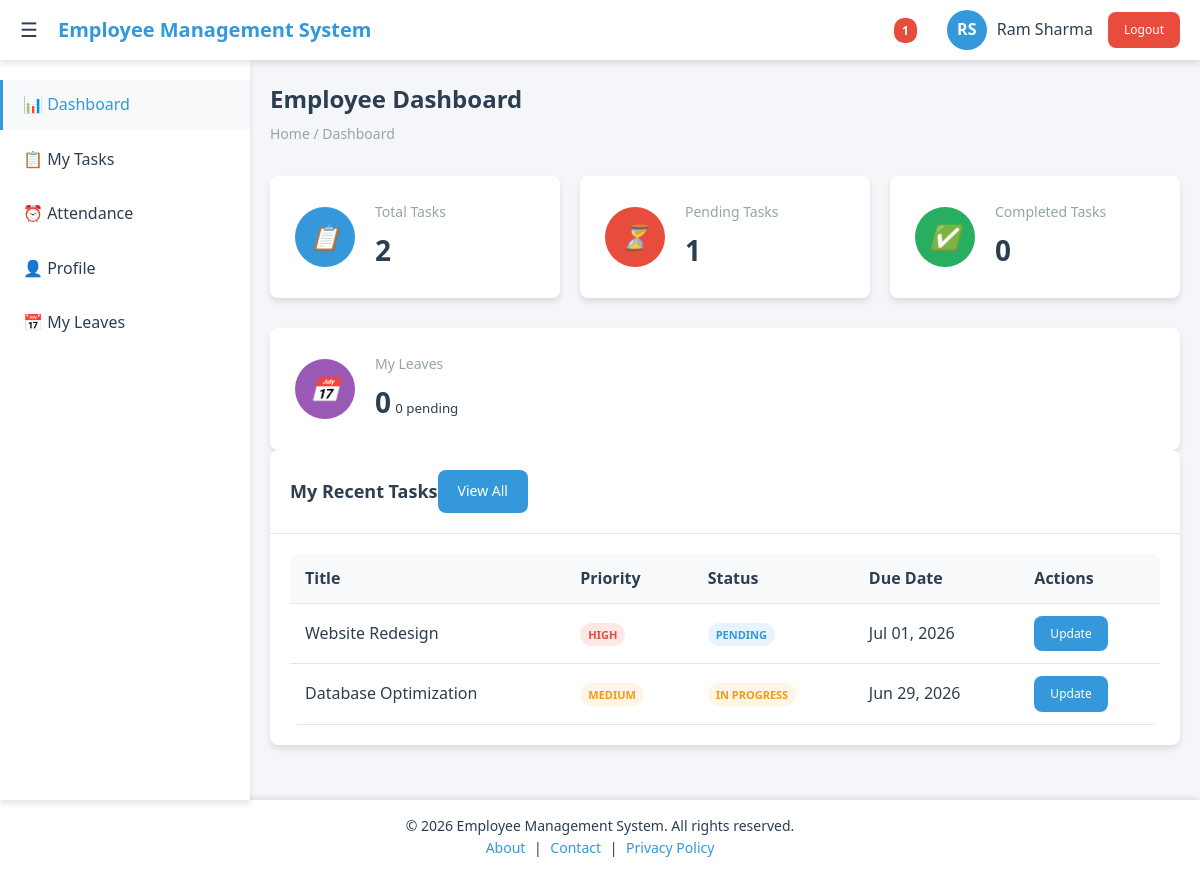
Page /employee/dashboard.php (signed in) on the committed database.
### tables this page shows
CREATE TABLE tasks (
    id INT PRIMARY KEY AUTO_INCREMENT,
    title VARCHAR(255) NOT NULL,
    description TEXT,
    assigned_to INT,
    assigned_by INT,
    department_id INT,
    priority ENUM('low', 'medium', 'high', 'urgent') DEFAULT 'medium',
    status ENUM('pending', 'in_progress', 'completed', 'cancelled') DEFAULT 'pending',
    due_date DATE,
    completed_date DATE,
    created_at TIMESTAMP DEFAULT CURRENT_TIMESTAMP,
    updated_at TIMESTAMP DEFAULT CURRENT_TIMESTAMP ON UPDATE CURRENT_TIMESTAMP,
    FOREIGN KEY (assigned_to) REFERENCES users(id),
    FOREIGN KEY (assigned_by) REFERENCES users(id),
    FOREIGN KEY (department_id) REFERENCES departments(id)
);

### employee/dashboard.php (the view, shortened to what this page needs)
<?php
include '../config.php';
$user_id = $_SESSION['user_id'];
$sql_tasks = "SELECT COUNT(*) as total_tasks FROM tasks WHERE assigned_to = ?";
$stmt = $conn->prepare($sql_tasks);
$stmt->bind_param("i", $user_id);
$stmt->execute();
$result_tasks = $stmt->get_result();
$total_tasks = $result_tasks->fetch_assoc()['total_tasks'];
$sql_pending = "SELECT COUNT(*) as pending_tasks FROM tasks WHERE assigned_to = ? AND status = 'pending'";
$stmt = $conn->prepare($sql_pending);
$stmt->bind_param("i", $user_id);
$stmt->execute();
$result_pending = $stmt->get_result();
$pending_tasks = $result_pending->fetch_assoc()['pending_tasks'];
$sql_completed = "SELECT COUNT(*) as completed_tasks FROM tasks WHERE assigned_to = ? AND status = 'completed'";
$stmt = $conn->prepare($sql_completed);
$stmt->bind_param("i", $user_id);
$stmt->execute();
$result_completed = $stmt->get_result();
$completed_tasks = $result_completed->fetch_assoc()['completed_tasks'];
?>
<!DOCTYPE html>
<html lang="en">
<head>
    <link rel="stylesheet" href="../assets/css/style.css">
    <link rel="stylesheet" href="../assets/css/employee.css">
    <link rel="stylesheet" href="../assets/css/dashboard.css">
</head>
<body>
    <?php include '../includes/header.php'; ?>
    <?php include '../includes/sidebar.php'; ?>
    <main class="main-content">
        <div class="page-header">
            <h1 class="page-title">Employee Dashboard</h1>
            <div class="breadcrumb">Home / Dashboard</div>
        </div>
        <div class="dashboard-stats">
            <div class="stat-card">
                <div class="stat-icon" style="background: #3498db;">
                    <i>📋</i>
                </div>
                <div class="stat-info">
                    <h3>Total Tasks</h3>
                    <span class="stat-number"><?php echo $total_tasks; ?></span>
                </div>
            </div>
            <div class="stat-card">
                <div class="stat-icon" style="background: #e74c3c;">
                    <i>⏳</i>
                </div>
                <div class="stat-info">
                    <h3>Pending Tasks</h3>
                    <span class="stat-number"><?php echo $pending_tasks; ?></span>
                </div>
            </div>
            <div class="stat-card">
                <div class="stat-icon" style="background: #27ae60;">
                    <i>✅</i>
                </div>
                <div class="stat-info">
                    <h3>Completed Tasks</h3>
                    <span class="stat-number"><?php echo $completed_tasks; ?></span>
                </div>
            </div>
        </div>
<div class="stat-card">
    <div class="stat-icon" style="background: #9b59b6;">
        <i>📅</i>
    </div>
    <div class="stat-info">
        <h3>My Leaves</h3>
        <?php
        if (function_exists('getEmployeeLeaveStats')) {
    $leave_stats = getEmployeeLeaveStats($user_id);
} else {
    $leave_stats = array('total' => 0, 'pending' => 0, 'approved' => 0, 'rejected' => 0);
}
?>
        <span class="stat-number"><?php echo $leave_stats['total']; ?></span>
        <small><?php echo $leave_stats['pending']; ?> pending</small>
    </div>
</div>
        <div class="dashboard-content">
            <div class="card">
                <div class="card-header">
                    <h2 class="card-title">My Recent Tasks</h2>
                    <a href="tasks/my_tasks.php" class="btn btn-primary">View All</a>
                </div>
                <div class="card-body">
                    <table class="table">
                        <thead>
                            <tr>
                                <th>Title</th>
                                <th>Priority</th>
                                <th>Status</th>
                                <th>Due Date</th>
                                <th>Actions</th>
                            </tr>
                        </thead>
                        <tbody>
                            <?php
                            $sql = "SELECT * FROM tasks WHERE assigned_to = ? ORDER BY created_at DESC LIMIT 5";
                            $stmt = $conn->prepare($sql);
                            $stmt->bind_param("i", $user_id);
                            $stmt->execute();
                            $result = $stmt->get_result();
                            if ($result->num_rows > 0) {
                                while ($row = $result->fetch_assoc()) {
                                    $priority_class = '';
                                    switch ($row['priority']) {
                                        case 'high': $priority_class = 'priority-high'; break;
                                        case 'medium': $priority_class = 'priority-medium'; break;
                                    }
                                    $status_class = '';
                                    switch ($row['status']) {
                                        case 'in_progress': $status_class = 'status-in-progress'; break;
                                        case 'pending': $status_class = 'status-pending'; break;
                                    }
                                    ?>
                                    <tr>
                                        <td><?php echo htmlspecialchars($row['title']); ?></td>
                                        <td><span class="badge <?php echo $priority_class; ?>"><?php echo ucfirst($row['priority']); ?></span></td>
                                        <td><span class="badge <?php echo $status_class; ?>"><?php echo ucfirst(str_replace('_', ' ', $row['status'])); ?></span></td>
                                        <td><?php echo date('M d, Y', strtotime($row['due_date'])); ?></td>
                                        <td>
                                            <a href="tasks/update.php?id=<?php echo $row['id']; ?>" class="btn btn-sm btn-primary">Update</a>
                                        </td>
                                    </tr>
                                    <?php
                                }
                            } else {
                                echo '<tr><td colspan="5" class="text-center">No tasks assigned</td></tr>';
                            }
                            ?>
                        </tbody>
                    </table>
                </div>
            </div>
        </div>
    </main>
    <?php include '../includes/footer.php'; ?>
</body>
</html>

### assets/css/style.css (style rules this page uses)
:root { --primary-color: #3498db; --primary-dark: #2980b9; --secondary-color: #2c3e50; --success-color: #27ae60; --warning-color: #f39c12; --danger-color: #e74c3c; --light-color: #ecf0f1; --dark-color: #34495e; --white: #ffffff; --gray: #95a5a6; --gray-light: #bdc3c7; --border-radius: 8px; --box-shadow: 0 4px 6px rgba(0, 0, 0, 0.1); --transition: all 0.3s ease; --sidebar-width: 250px; --header-height: 60px; }
* { margin: 0; padding: 0; box-sizing: border-box; }
body { font-family: 'Segoe UI', Tahoma, Geneva, Verdana, sans-serif; background-color: #f5f6fa; color: var(--secondary-color); line-height: 1.6; }
.main-content { margin-left: var(--sidebar-width); margin-top: var(--header-height); padding: 20px; transition: var(--transition); min-height: calc(100vh - var(--header-height)); }
.page-header { margin-bottom: 30px; }
.page-title { font-size: 24px; font-weight: 600; color: var(--secondary-color); margin-bottom: 5px; }
.breadcrumb { color: var(--gray); font-size: 14px; }
.card { background: var(--white); border-radius: var(--border-radius); box-shadow: var(--box-shadow); margin-bottom: 20px; transition: var(--transition); }
.card-header { padding: 20px; border-bottom: 1px solid #e1e8ed; display: flex; justify-content: between; align-items: center; }
.card-title { font-size: 18px; font-weight: 600; color: var(--secondary-color); }
.card-body { padding: 20px; }
.btn { display: inline-flex; align-items: center; gap: 8px; padding: 10px 20px; border: none; border-radius: var(--border-radius); font-size: 14px; font-weight: 500; cursor: pointer; transition: var(--transition); text-decoration: none; }
.btn-sm { padding: 8px 16px; font-size: 12px; }
.btn-primary { background-color: var(--primary-color); color: var(--white); }
.table { width: 100%; border-collapse: collapse; background: var(--white); border-radius: var(--border-radius); overflow: hidden; }
.table th, .table td { padding: 12px 15px; text-align: left; border-bottom: 1px solid #e1e8ed; }
.table th { background-color: #f8f9fa; font-weight: 600; color: var(--secondary-color); }
body { padding-top: 0; }

### assets/css/employee.css (style rules this page uses)
.stat-number { font-size: 32px; font-weight: 700; margin-bottom: 5px; }

### assets/css/dashboard.css (style rules this page uses)
.dashboard-stats { display: grid; grid-template-columns: repeat(auto-fit, minmax(250px, 1fr)); gap: 20px; margin-bottom: 30px; }
.stat-card { background: var(--white); border-radius: var(--border-radius); padding: 25px; box-shadow: var(--box-shadow); display: flex; align-items: center; gap: 20px; transition: var(--transition); cursor: pointer; }
.stat-icon { width: 60px; height: 60px; border-radius: 50%; display: flex; align-items: center; justify-content: center; font-size: 24px; color: var(--white); }
.stat-info h3 { font-size: 14px; color: var(--gray); margin-bottom: 5px; font-weight: 500; }
.stat-number { font-size: 28px; font-weight: 700; color: var(--secondary-color); }
.dashboard-content { display: grid; gap: 20px; }
.badge { padding: 4px 8px; border-radius: 12px; font-size: 11px; font-weight: 600; text-transform: uppercase; }
.priority-high { background: #fde8e8; color: var(--danger-color); }
.priority-medium { background: #fef5e7; color: var(--warning-color); }
.status-in-progress { background: #fef5e7; color: var(--warning-color); }
.status-pending { background: #e8f4fd; color: var(--primary-color); }

### includes/footer.php (style rules this page uses)
body, html { min-height: 100%; display: flex; flex-direction: column; }
.main-content { flex: 1 0 auto; }

### rows in the picture
tasks: title "Website Redesign", priority "HIGH", status "PENDING", due_date "Jul 01, 2026"
tasks: title "Database Optimization", priority "MEDIUM", status "IN PROGRESS", due_date "Jun 29, 2026"

### other values in the picture
$pending_count "1"
$_SESSION['first_name'] "Ram"
$_SESSION['last_name'] "Sharma"
$total_tasks "2"
$pending_tasks "1"
$completed_tasks "0"
$leave_stats['total'] "0"
$leave_stats['pending'] "0"
